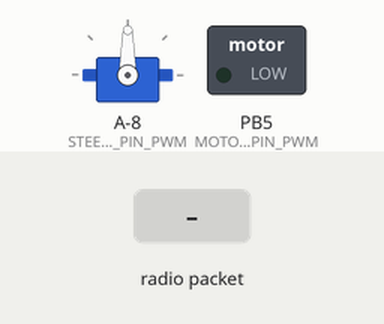
Recording of a sketch running on a simulated ATtiny85, built with avr-gcc and run on an emulated ATtiny85. On the bench: servo, switched loads named in the sketch (green lamp = pin HIGH). Inputs (shaded band) come from the test bench. No radio packets arrive unless stated; what the sketch prints to the serial monitor is not drawn.

Above: at 1.2 s.
1.3 s: radio packet ":" arrives
At 2.8 s:
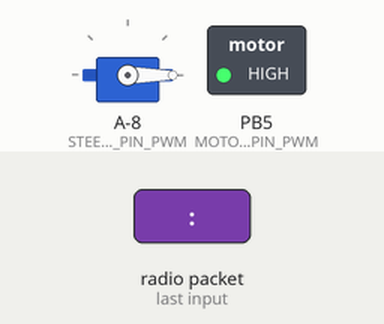
At 4.2 s:
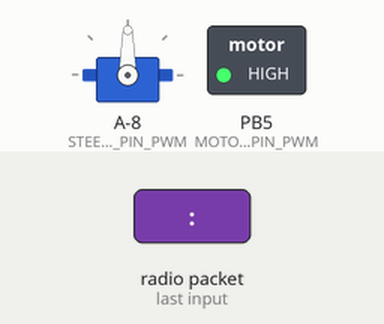
4.3 s: radio packet "100" arrives
Timing chart, 0 to 7.3 s (numbered marks = the images above; inputs shaded):
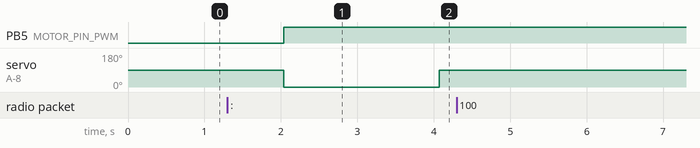

The sketch:

receiver.ino
```cpp
/*
  https://dronebotworkshop.com
*/

#include <RH_ASK.h>
#include <SoftwareServo.h>
#include <SPI.h>

// Create Amplitude Shift Keying Object
#define LEDPIN 13
#define TX_PIN 2
#define RX_PIN 3
#define MOTOR_PIN_FORWARD 11
#define MOTOR_PIN_REVERSE 12
#define MOTOR_PIN_PWM 5
#define STEERING_PIN_PWM 6
#define FAILSAFE_COUNTER 100

RH_ASK rf_driver(4000, RX_PIN, TX_PIN);
SoftwareServo servo;

int failSafeCounter = 0;
int throttleValue = 100;
int steeringValue = 100;

void setup()
{
  pinMode(MOTOR_PIN_FORWARD, OUTPUT);
  pinMode(MOTOR_PIN_REVERSE, OUTPUT);
  pinMode(MOTOR_PIN_PWM, OUTPUT);
  pinMode(STEERING_PIN_PWM, OUTPUT);
  pinMode(LEDPIN, OUTPUT);

  // Initialize ASK Object
  rf_driver.init();

  // Servo
  servo.attach(STEERING_PIN_PWM);

  // Setup Serial Monitor
  Serial.begin(9600);
}

float percentile(int value, int lower, int upper, boolean reverse=false)
{
  float percent = (float(value) - float(lower)) / (float(upper) - float(lower)) * 255;
  if (reverse) {
    percent = 255 - percent;
  }
  if (percent > float(255)) {
    return float(20);
  }
  if (percent < float(0)) {
    return float(0);
  }
  return percent;
}

void stop()
{
  digitalWrite(MOTOR_PIN_FORWARD, LOW);
  digitalWrite(MOTOR_PIN_REVERSE, LOW);
  servo.write(90);
  failSafeCounter = 0;
}

void forward()
{
  digitalWrite(MOTOR_PIN_FORWARD, HIGH);
  digitalWrite(MOTOR_PIN_REVERSE, LOW);
}

void reverse()
{
  digitalWrite(MOTOR_PIN_FORWARD, LOW);
  digitalWrite(MOTOR_PIN_REVERSE, HIGH);

}

void runMotor()
{
  failSafeCounter = 0;
  int speed = 0;
  if (throttleValue > 100) {
    speed = throttleValue - 100;
    forward();
  } else {
    speed = 100 - throttleValue;
    reverse();
  }

  if (speed > 80)
      analogWrite(MOTOR_PIN_PWM, int(speed * 2.55));
  else if (speed > 70)
      analogWrite(MOTOR_PIN_PWM, int(speed * 2.10));
  else if (speed > 60)
      analogWrite(MOTOR_PIN_PWM, int(speed * 1.80));
  else
      analogWrite(MOTOR_PIN_PWM, int(speed * 1.5));
}

void runSteering()
{
  failSafeCounter = 0;
  if (steeringValue == 100) {
    Serial.print(", S: CENTER");
    servo.write(90);
    return;
  }

  int steering = int((steeringValue / 2) * 1.8);
  Serial.print(", S: " + String(steering));
  servo.write(steering);
}

void processMessage(String message)
{
  throttleValue = 100;
  steeringValue = 100;

  for (int i = 0; i < message.length(); i++) {
    if (message.substring(i, i+1) == ":") {
      throttleValue = message.substring(0, i).toInt();
      steeringValue = message.substring(i+1).toInt();
      break;
    }
  }

  // Should it move?
  if (throttleValue == 100) {
    Serial.print(", MOTOR: Stopped");
    stop();
  } else {
    Serial.print(", MOTOR: Running");
    runMotor();
  }

  runSteering();
  Serial.print(", TH: " + String(throttleValue) + ", ST: " + String(steeringValue));
}

void blink(int times = 5)
{
  for(int i = 0; i < times; i++) {
    digitalWrite(LEDPIN, LOW);
    delay(100);
    digitalWrite(LEDPIN, HIGH);
    delay(100);
  }
}

void loop()
{
  uint8_t buf[11];
  uint8_t buflen = sizeof(buf);

  // Check if received packet is correct size
  if (rf_driver.recv(buf, &buflen))
  {
    // Message received with valid checksum
    Serial.print("MSG: " + String((char*)buf));
    processMessage(String((char*)buf));
    Serial.println("");
  } else {
    if (failSafeCounter > FAILSAFE_COUNTER) {
      blink();
      stop();
    }
    failSafeCounter = failSafeCounter + 1;
  }

  delay(10);
  SoftwareServo::refresh();
}
```

Measured:
- after the input at 1.3 s, PB5 (MOTOR_PIN_PWM): LOW → HIGH after 0.74 s; servo on A-8 (STEERING_PIN_PWM): 90° → 0° after 0.74 s, → 90° 2.0 s later
- after the input at 4.3 s, every drawn part: stays the same
